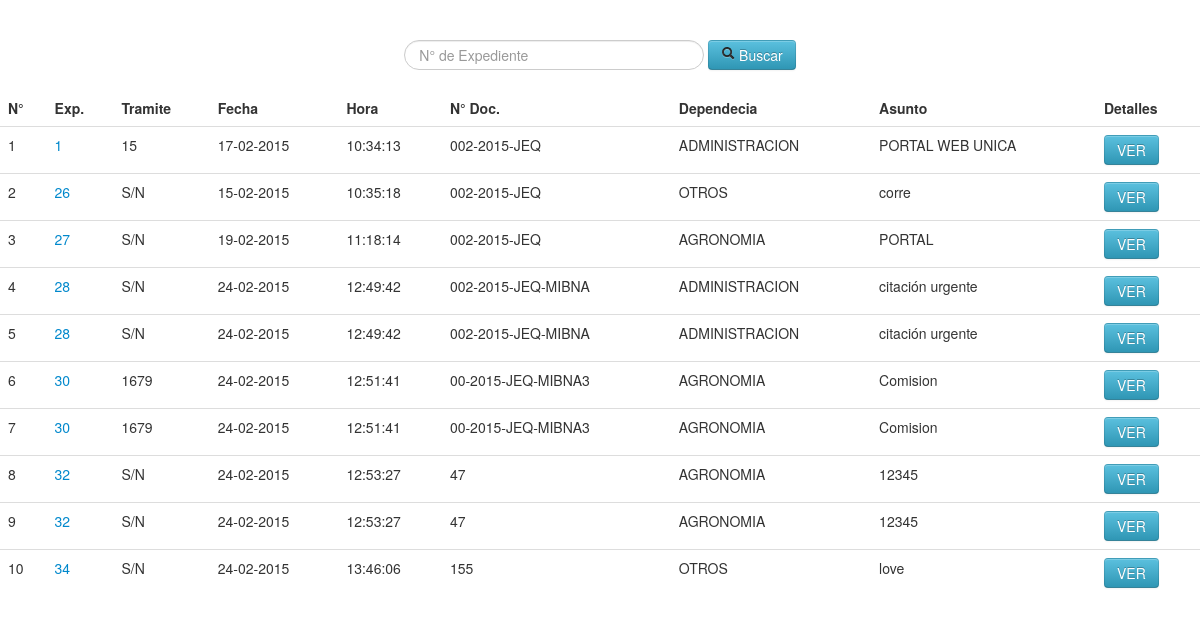
Screenshot of /admin/archivos.php (signed in) with the database file from the repository.
### tables this page shows
CREATE TABLE IF NOT EXISTS `expediente` (
  `id` int(10) NOT NULL AUTO_INCREMENT,
  `idexpediente` varchar(10) NOT NULL,
  `tramite` varchar(20) NOT NULL,
  `fecha` varchar(10) NOT NULL,
  `hora` varchar(10) NOT NULL,
  `fechaf` varchar(10) NOT NULL,
  `horaf` varchar(10) NOT NULL,
  `tipodoc` varchar(10) NOT NULL,
  `ndoc` varchar(100) NOT NULL,
  `folios` varchar(10) NOT NULL,
  `procedencia` varchar(10) NOT NULL,
  `dependencia` varchar(10) NOT NULL,
  `asunto` varchar(100) NOT NULL,
  `descripcion` varchar(900) NOT NULL,
  `area` int(10) NOT NULL,
  `codep` varchar(10) NOT NULL,
  `estado` varchar(10) NOT NULL,
  PRIMARY KEY (`id`)
);

CREATE TABLE IF NOT EXISTS `dependencia` (
  `id` int(10) NOT NULL AUTO_INCREMENT,
  `codigo` varchar(10) NOT NULL,
  `nombre` varchar(500) NOT NULL,
  `coddepa` int(10) NOT NULL,
  PRIMARY KEY (`id`),
  KEY `id` (`id`)
);

### admin/archivos.php (the view, shortened to what this page needs)
<!DOCTYPE html>
<html lang="en">
<head>
    <link href="css/bootstrap.css" rel="stylesheet">
    <link href="css/bootstrap-responsive.css" rel="stylesheet">
    <link href="css/docs.css" rel="stylesheet">
    <link href="js/google-code-prettify/prettify.css" rel="stylesheet">
</head>
<body data-spy="scroll" data-target=".bs-docs-sidebar">
<div align="center">
<form name="form1" method="post" action="">
	<input type="text" name="bus" class="input-xlarge search-query" placeholder="N° de Expediente">
	<button type="submit" name="boton" class="btn btn-info"><i class="icon-search"></i> Buscar</button>
</form>
</div>
<table class="table table-hover" border="0">
  <thead>
  <tr>
    <td><strong>N°</strong></td>
    <td><strong>Exp.</strong></td>
    <td><strong>Tramite</strong></td>
    <td><strong>Fecha</strong></td>
    <td><strong>Hora</strong></td>
    <td><strong>N° Doc.</strong></td>
<td><strong>Dependecia</strong></td>
<td><strong>Asunto</strong></td>
<td><strong>Detalles</strong></td>
  </tr>
  </thead>
  <tbody>
  <?php
 if(empty($_POST['bus'])){
		$can=mysql_query("SELECT * FROM expediente");
	}else{
		$buscar=$_POST['bus'];
		$can=mysql_query("SELECT * FROM expediente where idexpediente LIKE '$buscar%'");
	}
	$i=0;
	while($dato=mysql_fetch_array($can)){
		$i++;
  ?>
  <tr>
    <td><?php echo $i; ?></td>
    <td><a href="archivos2.php?id=<?php echo $dato['idexpediente']; ?>"  title="Ver" class=""><?php echo $dato['idexpediente']; ?></a></td>
    <td><?php echo $dato['tramite']; ?></td>
    <td><?php echo  $dato['fecha']; ?></td>
     <td><?php echo  $dato['hora']; ?></td>
    <td><?php echo $dato['ndoc']; ?></td>
    <td><?php $cod=$dato['dependencia'];
	$query=mysql_query("select * from dependencia where codigo='$cod'");
	$fila=mysql_fetch_array($query);
		echo $fila['nombre'];
	?></td>
    <td><?php echo  $dato['asunto']; ?></td>
    <td><a href="archivos2.php?id=<?php echo $dato['idexpediente']; ?>" title="Ver Detalle" class="btn btn-info">VER</a></td>
  </tr>
  <?php } ?>
  </tbody>
</table>
<p>&nbsp;</p>
</body>
</html>

### admin/css/docs.css (style rules this page uses)
body { position: relative; padding-top: 40px; }

### rows the page displays
expediente: idexpediente "1", tramite "15", fecha "17-02-2015", hora "10:34:13", ndoc "002-2015-JEQ", dependencia.nombre "ADMINISTRACION", asunto "PORTAL WEB UNICA"
expediente: idexpediente "26", tramite "S/N", fecha "15-02-2015", hora "10:35:18", ndoc "002-2015-JEQ", dependencia.nombre "OTROS", asunto "corre"
expediente: idexpediente "27", tramite "S/N", fecha "19-02-2015", hora "11:18:14", ndoc "002-2015-JEQ", dependencia.nombre "AGRONOMIA", asunto "PORTAL"
expediente: idexpediente "28", tramite "S/N", fecha "24-02-2015", hora "12:49:42", ndoc "002-2015-JEQ-MIBNA", dependencia.nombre "ADMINISTRACION", asunto "citación urgente"
expediente: idexpediente "28", tramite "S/N", fecha "24-02-2015", hora "12:49:42", ndoc "002-2015-JEQ-MIBNA", dependencia.nombre "ADMINISTRACION", asunto "citación urgente"
expediente: idexpediente "30", tramite "1679", fecha "24-02-2015", hora "12:51:41", ndoc "00-2015-JEQ-MIBNA3", dependencia.nombre "AGRONOMIA", asunto "Comision"
expediente: idexpediente "30", tramite "1679", fecha "24-02-2015", hora "12:51:41", ndoc "00-2015-JEQ-MIBNA3", dependencia.nombre "AGRONOMIA", asunto "Comision"
expediente: idexpediente "32", tramite "S/N", fecha "24-02-2015", hora "12:53:27", ndoc "47", dependencia.nombre "AGRONOMIA", asunto "12345"
expediente: idexpediente "32", tramite "S/N", fecha "24-02-2015", hora "12:53:27", ndoc "47", dependencia.nombre "AGRONOMIA", asunto "12345"
expediente: idexpediente "34", tramite "S/N", fecha "24-02-2015", hora "13:46:06", ndoc "155", dependencia.nombre "OTROS", asunto "love"
